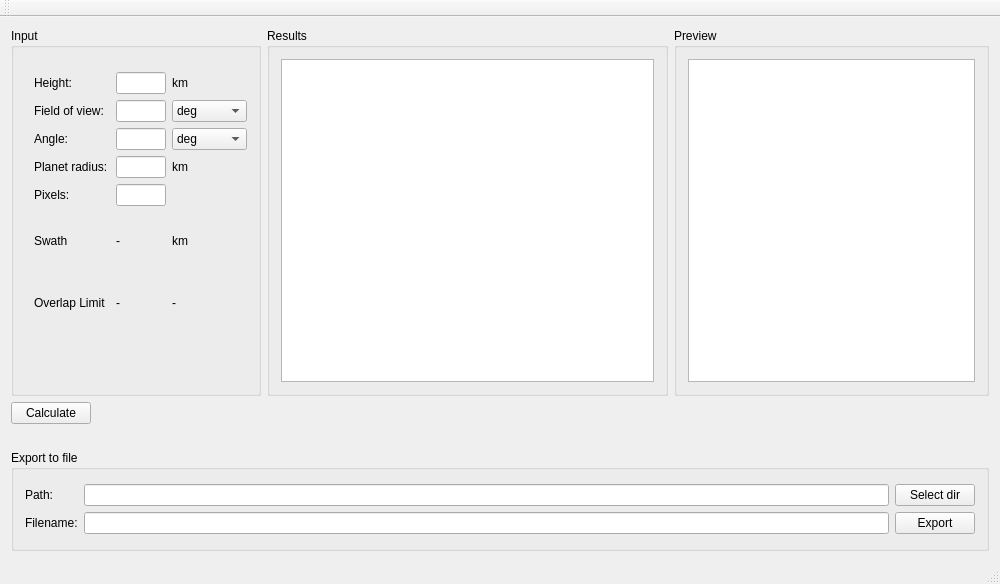
<?xml version="1.0" encoding="UTF-8"?>
<ui version="4.0">
 <class>MainWindow</class>
 <widget class="QMainWindow" name="MainWindow">
  <property name="geometry">
   <rect>
    <x>0</x>
    <y>0</y>
    <width>996</width>
    <height>584</height>
   </rect>
  </property>
  <property name="windowTitle">
   <string>MainWindow</string>
  </property>
  <widget class="QWidget" name="centralWidget">
   <layout class="QGridLayout" name="gridLayout_3">
    <item row="0" column="0">
     <widget class="QGroupBox" name="groupBox_2">
      <property name="sizePolicy">
       <sizepolicy hsizetype="Fixed" vsizetype="Preferred">
        <horstretch>0</horstretch>
        <verstretch>0</verstretch>
       </sizepolicy>
      </property>
      <property name="minimumSize">
       <size>
        <width>250</width>
        <height>0</height>
       </size>
      </property>
      <property name="title">
       <string>Input</string>
      </property>
      <widget class="QWidget" name="layoutWidget">
       <property name="geometry">
        <rect>
         <x>12</x>
         <y>33</y>
         <width>235</width>
         <height>281</height>
        </rect>
       </property>
       <layout class="QGridLayout" name="gridLayout">
        <item row="2" column="2">
         <widget class="QComboBox" name="angComboBox">
          <item>
           <property name="text">
            <string>deg</string>
           </property>
          </item>
          <item>
           <property name="text">
            <string>rad</string>
           </property>
          </item>
          <item>
           <property name="text">
            <string>grad</string>
           </property>
          </item>
         </widget>
        </item>
        <item row="0" column="1">
         <widget class="QLineEdit" name="hLineEdit">
          <property name="maximumSize">
           <size>
            <width>50</width>
            <height>16777215</height>
           </size>
          </property>
         </widget>
        </item>
        <item row="1" column="2">
         <widget class="QComboBox" name="fovComboBox">
          <item>
           <property name="text">
            <string>deg</string>
           </property>
          </item>
          <item>
           <property name="text">
            <string>rad</string>
           </property>
          </item>
          <item>
           <property name="text">
            <string>grad</string>
           </property>
          </item>
         </widget>
        </item>
        <item row="1" column="1">
         <widget class="QLineEdit" name="fovLineEdit">
          <property name="maximumSize">
           <size>
            <width>50</width>
            <height>16777215</height>
           </size>
          </property>
         </widget>
        </item>
        <item row="1" column="0">
         <widget class="QLabel" name="label">
          <property name="text">
           <string>Field of view:</string>
          </property>
         </widget>
        </item>
        <item row="6" column="1">
         <widget class="QLabel" name="lbSwathVal">
          <property name="text">
           <string>-</string>
          </property>
         </widget>
        </item>
        <item row="3" column="2">
         <widget class="QLabel" name="label_11">
          <property name="text">
           <string>km</string>
          </property>
         </widget>
        </item>
        <item row="3" column="1">
         <widget class="QLineEdit" name="rLineEdit">
          <property name="maximumSize">
           <size>
            <width>50</width>
            <height>16777215</height>
           </size>
          </property>
         </widget>
        </item>
        <item row="2" column="0">
         <widget class="QLabel" name="label_3">
          <property name="text">
           <string>Angle:</string>
          </property>
         </widget>
        </item>
        <item row="5" column="0">
         <widget class="QLabel" name="label_5">
          <property name="text">
           <string>Pixels:</string>
          </property>
         </widget>
        </item>
        <item row="3" column="0">
         <widget class="QLabel" name="label_4">
          <property name="text">
           <string>Planet radius:</string>
          </property>
         </widget>
        </item>
        <item row="6" column="0">
         <widget class="QLabel" name="label_9">
          <property name="text">
           <string>Swath</string>
          </property>
         </widget>
        </item>
        <item row="5" column="1">
         <widget class="QLineEdit" name="pxLineEdit">
          <property name="maximumSize">
           <size>
            <width>50</width>
            <height>16777215</height>
           </size>
          </property>
         </widget>
        </item>
        <item row="2" column="1">
         <widget class="QLineEdit" name="angLineEdit">
          <property name="maximumSize">
           <size>
            <width>50</width>
            <height>16777215</height>
           </size>
          </property>
         </widget>
        </item>
        <item row="0" column="0">
         <widget class="QLabel" name="label_2">
          <property name="text">
           <string>Height:</string>
          </property>
         </widget>
        </item>
        <item row="0" column="2">
         <widget class="QLabel" name="label_7">
          <property name="text">
           <string>km</string>
          </property>
         </widget>
        </item>
        <item row="7" column="0">
         <widget class="QLabel" name="label_12">
          <property name="text">
           <string>Overlap Limit</string>
          </property>
         </widget>
        </item>
        <item row="7" column="1">
         <widget class="QLabel" name="lbOverlapVal">
          <property name="text">
           <string>-</string>
          </property>
         </widget>
        </item>
        <item row="6" column="2">
         <widget class="QLabel" name="label_13">
          <property name="text">
           <string>km</string>
          </property>
         </widget>
        </item>
        <item row="7" column="2">
         <widget class="QLabel" name="lbSwathOverlapUnits">
          <property name="text">
           <string>-</string>
          </property>
         </widget>
        </item>
       </layout>
      </widget>
     </widget>
    </item>
    <item row="0" column="1">
     <widget class="QGroupBox" name="groupBox_3">
      <property name="minimumSize">
       <size>
        <width>401</width>
        <height>331</height>
       </size>
      </property>
      <property name="maximumSize">
       <size>
        <width>401</width>
        <height>16777215</height>
       </size>
      </property>
      <property name="title">
       <string>Results</string>
      </property>
      <layout class="QGridLayout" name="gridLayout_4">
       <item row="0" column="0">
        <widget class="QTableWidget" name="tableWidget"/>
       </item>
      </layout>
     </widget>
    </item>
    <item row="0" column="2">
     <widget class="QGroupBox" name="groupBox_4">
      <property name="minimumSize">
       <size>
        <width>315</width>
        <height>331</height>
       </size>
      </property>
      <property name="title">
       <string>Preview</string>
      </property>
      <layout class="QGridLayout" name="gridLayout_5">
       <item row="0" column="0">
        <widget class="QGraphicsView" name="graphicsView">
         <property name="minimumSize">
          <size>
           <width>0</width>
           <height>0</height>
          </size>
         </property>
        </widget>
       </item>
      </layout>
     </widget>
    </item>
    <item row="1" column="0" colspan="3">
     <layout class="QHBoxLayout" name="horizontalLayout">
      <item>
       <widget class="QPushButton" name="calcPushButton">
        <property name="text">
         <string>Calculate</string>
        </property>
       </widget>
      </item>
      <item>
       <spacer name="horizontalSpacer">
        <property name="orientation">
         <enum>Qt::Horizontal</enum>
        </property>
        <property name="sizeHint" stdset="0">
         <size>
          <width>40</width>
          <height>20</height>
         </size>
        </property>
       </spacer>
      </item>
     </layout>
    </item>
    <item row="2" column="0" colspan="3">
     <layout class="QVBoxLayout" name="verticalLayout">
      <item>
       <spacer name="horizontalSpacer_2">
        <property name="orientation">
         <enum>Qt::Horizontal</enum>
        </property>
        <property name="sizeHint" stdset="0">
         <size>
          <width>898</width>
          <height>20</height>
         </size>
        </property>
       </spacer>
      </item>
     </layout>
    </item>
    <item row="3" column="0" colspan="3">
     <widget class="QGroupBox" name="groupBox">
      <property name="minimumSize">
       <size>
        <width>621</width>
        <height>101</height>
       </size>
      </property>
      <property name="maximumSize">
       <size>
        <width>16777215</width>
        <height>101</height>
       </size>
      </property>
      <property name="title">
       <string>Export to file</string>
      </property>
      <layout class="QGridLayout" name="gridLayout_6">
       <item row="0" column="0">
        <layout class="QGridLayout" name="gridLayout_2">
         <item row="0" column="0">
          <widget class="QLabel" name="label_6">
           <property name="text">
            <string>Path:</string>
           </property>
          </widget>
         </item>
         <item row="0" column="1">
          <widget class="QLineEdit" name="pathLineEdit"/>
         </item>
         <item row="0" column="2">
          <widget class="QPushButton" name="selDirPushButton">
           <property name="text">
            <string>Select dir</string>
           </property>
          </widget>
         </item>
         <item row="1" column="0">
          <widget class="QLabel" name="label_8">
           <property name="text">
            <string>Filename:</string>
           </property>
          </widget>
         </item>
         <item row="1" column="1">
          <widget class="QLineEdit" name="filenameLineEdit"/>
         </item>
         <item row="1" column="2">
          <widget class="QPushButton" name="exportPushButton">
           <property name="text">
            <string>Export</string>
           </property>
          </widget>
         </item>
        </layout>
       </item>
      </layout>
     </widget>
    </item>
   </layout>
  </widget>
  <widget class="QMenuBar" name="menuBar">
   <property name="geometry">
    <rect>
     <x>0</x>
     <y>0</y>
     <width>996</width>
     <height>22</height>
    </rect>
   </property>
  </widget>
  <widget class="QToolBar" name="mainToolBar">
   <attribute name="toolBarArea">
    <enum>TopToolBarArea</enum>
   </attribute>
   <attribute name="toolBarBreak">
    <bool>false</bool>
   </attribute>
  </widget>
  <widget class="QStatusBar" name="statusBar"/>
 </widget>
 <layoutdefault spacing="6" margin="11"/>
 <resources/>
 <connections/>
</ui>
